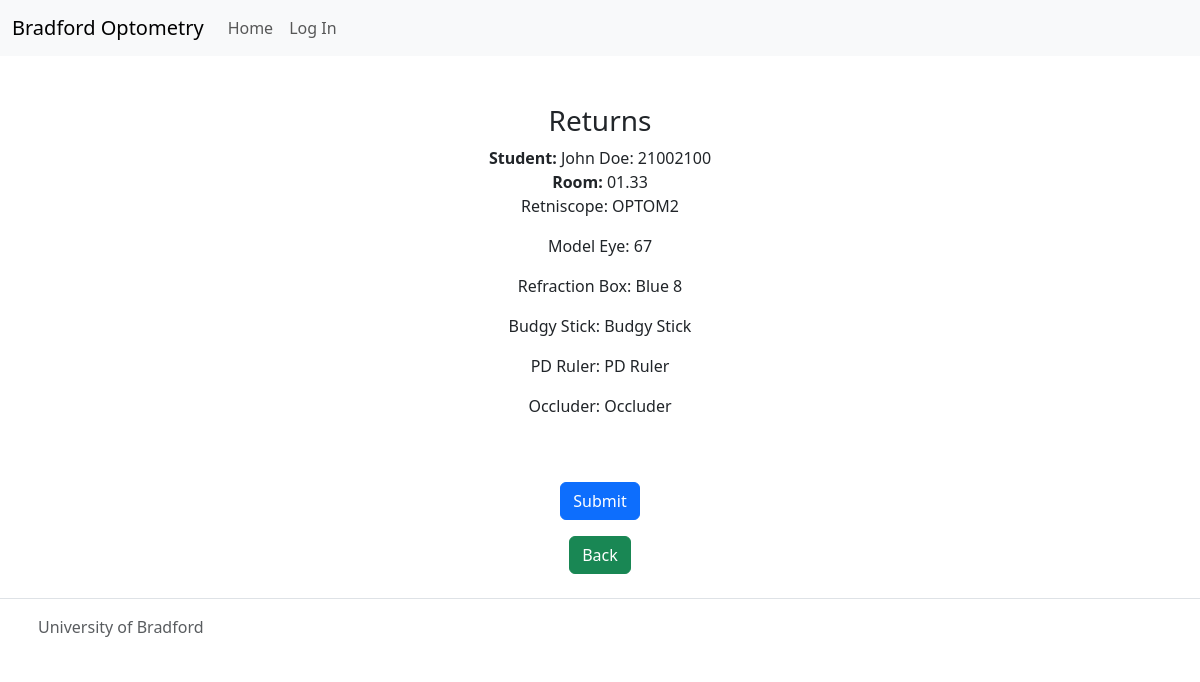
The page /loan/returns/4 on the database its author committed.
### loan/models.py (models this page shows, shortened)
class Loan(models.Model):
    student = models.ForeignKey(Student, on_delete=models.CASCADE)
    equipment = models.CharField(max_length=250)
    date = models.DateField(auto_now_add=True)
    time_taken = models.TimeField(auto_now_add=True)
    time_returned = models.TimeField(auto_now_add=False, default='12:00')
    room = models.CharField(max_length=10, default="0.00")
    equipment_returned = models.CharField(max_length=250, default="None")
    all_returned = models.BooleanField(default=False)

class Student(models.Model):
    name = models.CharField(max_length=150)
    surname = models.CharField(max_length=150)
    student_nr = models.CharField(max_length=15)

### loan/views.py (the view)
# urls.py: path('returns/<int:pk>', views.returns, name='returns')
def returns(request,pk):
    returns = get_object_or_404(Loan, id=pk)
    equipment = returns.equipment.split(",")
    now = datetime.now()
    current_time = now.strftime("%H:%M:%S")
    print(current_time)
    if request.method == 'POST':
        returns.equipment_returned = returns.equipment
        returns.all_returned = True
        returns.time_returned = current_time
        returns.save()
        return redirect(reverse('loan'))
    return render(request, 'returns.html',{'returns':returns, 'equipment': equipment})

### templates/returns.html (shortened to what this page needs)
{% extends 'base.html' %}
{% block content %}
<div class="row justify-content-center mt-5">
    <div class="col col-lg-6">
        <h3>Returns</h3>
        <form method="POST">
            <strong>Student:</strong> {{returns.student.name}} {{returns.student.surname}}: {{returns.student.student_nr}}
            <br>
            <strong>Room:</strong> {{returns.room}}
            {% for item in equipment %}
                <p>{{item}}</p>
            {% endfor %}
            <button type="submit" class="btn btn-primary mt-5">Submit</button>
        </form>
    </div>
</div>
  <a class="btn btn-success mt-3" href="{% url 'list' %}">Back</a>
{% endblock %}

### rows shown on the page
Loan: student.name "John", student.surname "Doe", student.student_nr "21002100", room "01.33"

### other values the page prints
{{ item }} "Retniscope: OPTOM2" "Model Eye: 67" "Refraction Box: Blue 8" "Budgy Stick: Budgy Stick" "PD Ruler: PD Ruler" "Occluder: Occluder"
